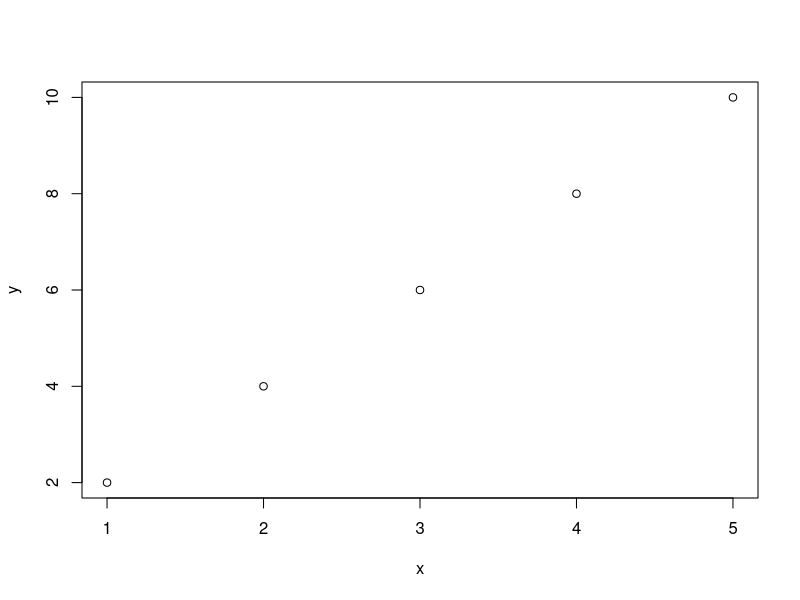
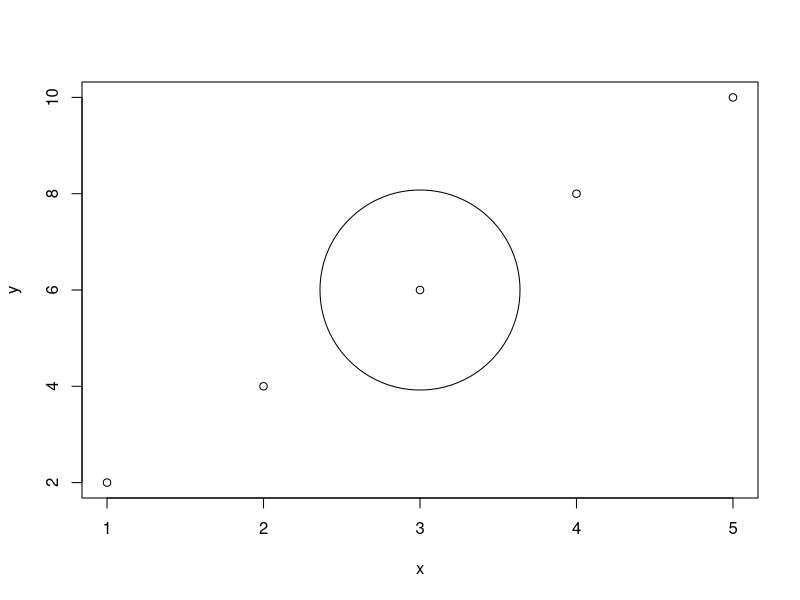
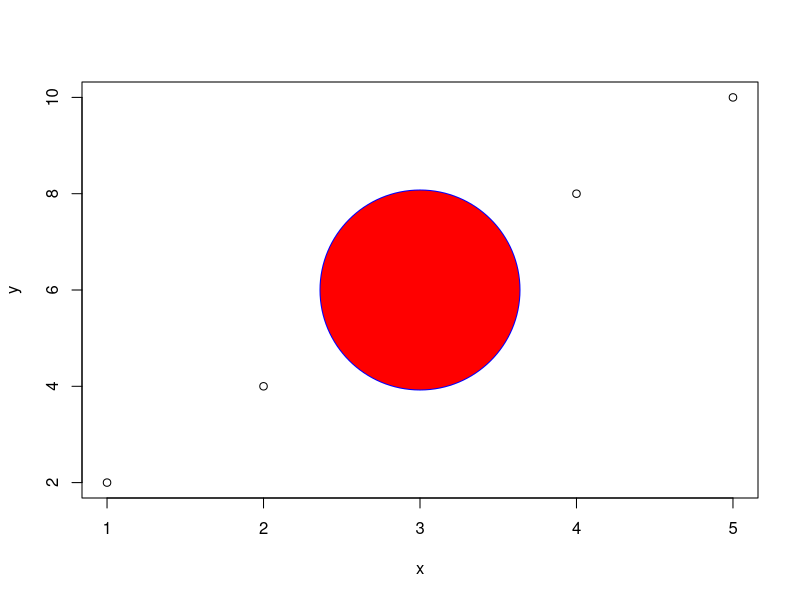
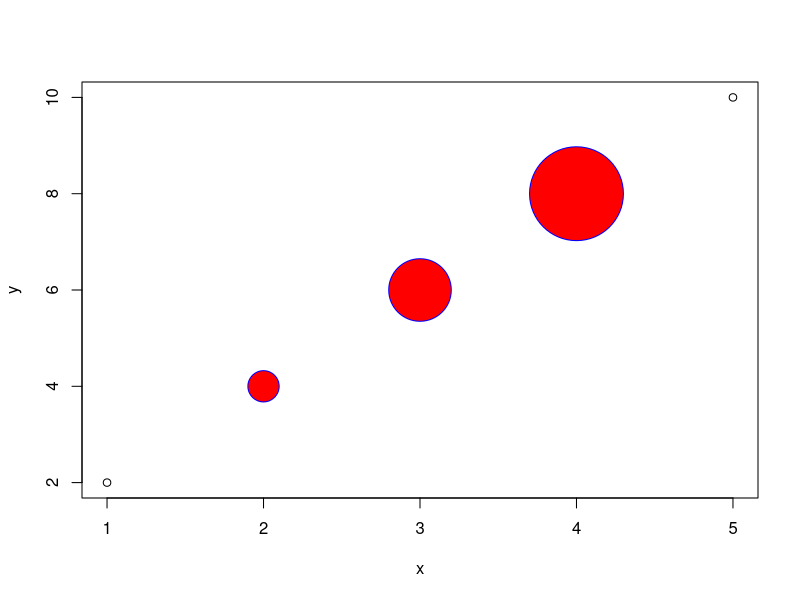
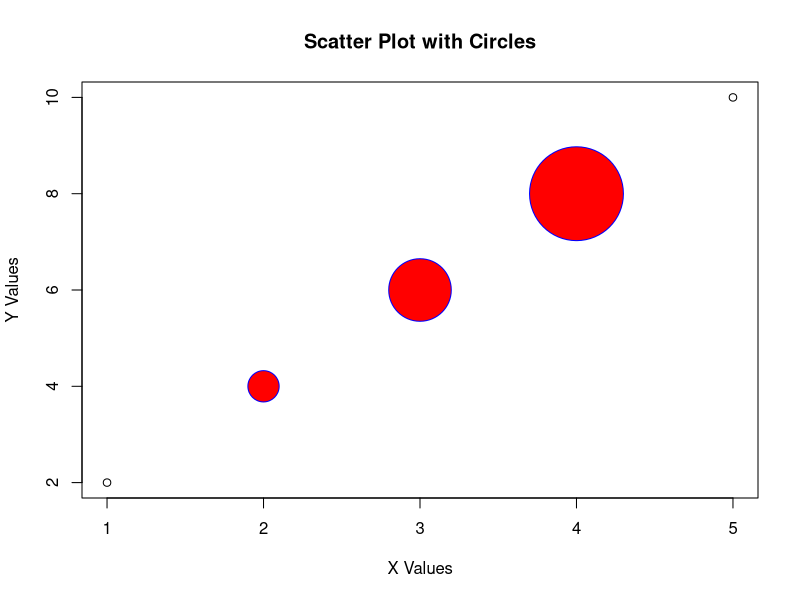
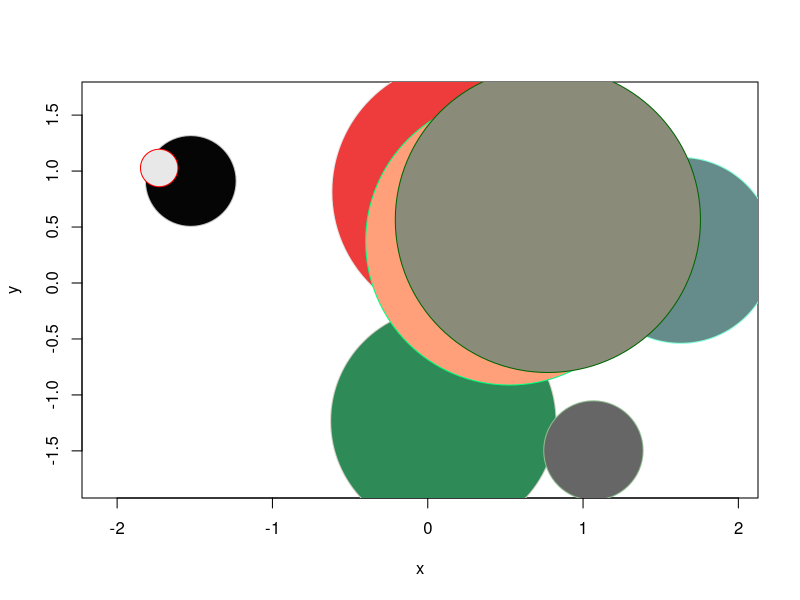

Source code (R) for these figures, in order:
## ---- chunk 1
x <- c(1, 2, 3, 4, 5)
y <- c(2, 4, 6, 8, 10)
plot(x, y)
## ---- chunk 2
plot(x, y)
symbols(3, 6, circles = 1, add = TRUE)
## ---- chunk 3
plot(x, y)
symbols(3, 6, circles = 1, add = TRUE, bg = "red", fg = "blue")
## ---- chunk 4
plot(x, y)

coords <- list(c(2, 4), c(3, 6), c(4, 8))
radii <- c(0.1, 0.2, 0.3)

for (i in 1:length(coords)) {
  symbols(
    coords[[i]][1], coords[[i]][2], circles = radii[[i]], 
    add = TRUE, bg = "red", fg = "blue", inches = FALSE
  )
}
## ---- chunk 5
x <- c(1, 2, 3, 4, 5)
y <- c(2, 4, 6, 8, 10)
plot(
  x, y, main = "Scatter Plot with Circles", 
  xlab = "X Values", ylab = "Y Values"
)

coords <- list(c(2, 4), c(3, 6), c(4, 8))
radii <- c(0.1, 0.2, 0.3)

for (i in 1:length(coords)) {
  symbols(
    coords[[i]][1], coords[[i]][2], circles = radii[[i]], 
    add = TRUE, bg = "red", fg = "blue", inches = FALSE
  )
}
## ---- chunk 6
# Create a scatter plot with multiple circles
n <- 10
x <- runif(n, -2, 2)
y <- runif(n, -2, 2)
size <- runif(n, 0.1, 1)
fill <- sample(colors(), n)
border <- sample(colors(), n)

symbols(x, y, circles = size, inches = FALSE, add = F, bg = fill, fg = border)
